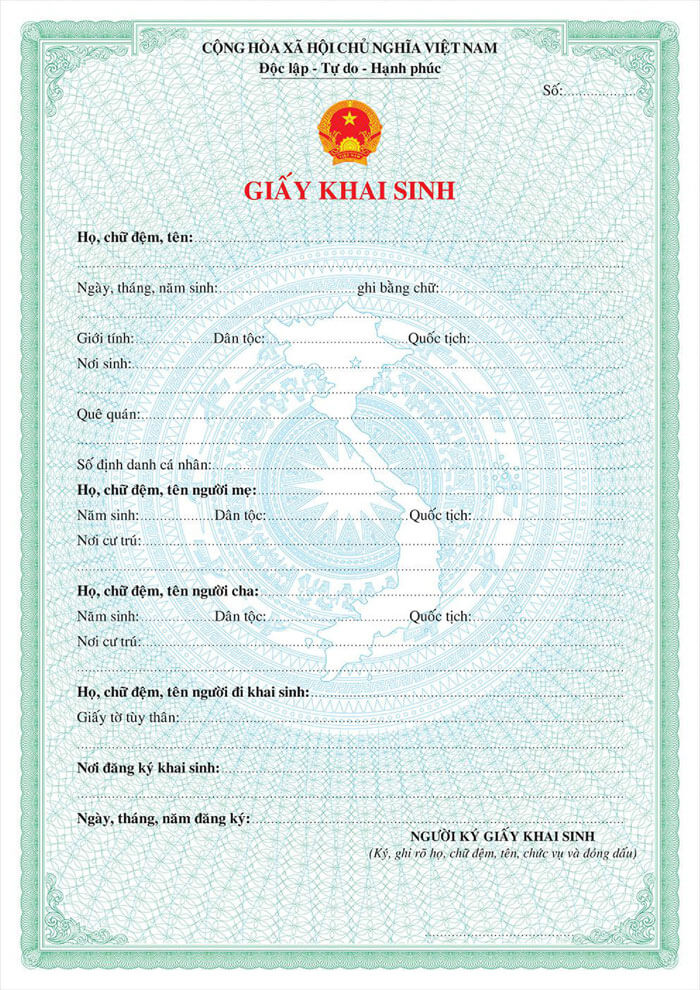
#> input picture template.jpg, 700 x 990 px
$ jupyter execute --allow-errors demo.ipynb   (shell and % lines are left out)
#> lines starting #> are read from the running program, lines starting #| are printed output that depends on the picture; after the words box and inside, x2 and y2 are one past the last pixel; in counts of white or black regions, pixels touching at a corner belong together
#> the answer given: y
#> further down, template is the input picture: shape (990, 700, 3); mean B, G, R 231.8, 234.1, 220.3
<a href="https://colab.research.google.com/github/LapTQ/handwritten_text_recognition/blob/main/demo.ipynb" target="_parent"></a>

[Open in Colab](https://colab.research.google.com/github/LapTQ/handwritten_text_recognition/blob/main/demo.ipynb)

https://excalidraw.com/#room=da5fbbdb8ae8e17a0e8d,rLBfY6UNZueKq4VnvKFRZA
https://docs.opencv.org/4.x/dc/dc3/tutorial_py_matcher.html

[cell 1]
import cv2
import numpy as np
import matplotlib.pyplot as plt

# Image alignment

[cell 2]
# [106 lines left out: functions process_for_contour, auto_detect_corners, corner_warping, trivial_corner, not called in this run]

[cell 3]
def template_alignment(img, template):
    """
    Align image using template
    :param img: np-array in OpenCV BGR format
    :param template: np-array in OpenCV BGR format
    :return: np-array in OpenCV BGR format
    """

    # chuyển về ảnh grayscale
    img_gray = cv2.cvtColor(img, cv2.COLOR_BGR2GRAY)
    template_gray = cv2.cvtColor(template, cv2.COLOR_BGR2GRAY)

    # sử dụng SIFT descriptor
    detector = cv2.SIFT_create()
    kp_img, des_img = detector.detectAndCompute(img_gray, None)
    kp_template, des_template = detector.detectAndCompute(template_gray, None)

    # tìm các cặp bằng Brute force và KNN
    matcher = cv2.BFMatcher()
    matches = matcher.knnMatch(des_img, des_template, k=2)

    # lấy ra các cặp tốt (theo bài báo của SIFT)
    good = []
    for m, n in matches:
        if m.distance < 0.75 * n.distance:
            good.append(m)

    # trựa quan hóa các cặp (không có ích gì cho hàm)
    matching_img = cv2.drawMatches(img_gray, kp_img, template_gray, kp_template, good, None, flags=cv2.DRAW_MATCHES_FLAGS_NOT_DRAW_SINGLE_POINTS)

    # tạo biến lưu tọa độ các cặp
    img_points = np.zeros((len(good), 2), dtype=np.float32)
    template_points = np.zeros((len(good), 2), dtype=np.float32)

    for i, match in enumerate(good):
        img_points[i, :] = kp_img[match.queryIdx].pt
        template_points[i, :] = kp_template[match.trainIdx].pt

    homography, mask = cv2.findHomography(img_points, template_points, cv2.RANSAC)

    H, W, D = template.shape
    img_reg = cv2.warpPerspective(img, homography, (W, H))

    return img_reg

[cell 4]
# [12 lines left out: function arrange_corners, not called in this run]

[cell 5]
img_path = 'img2.png'
img = cv2.imread(img_path)

use_corner = True

#> (the rest of this cell did not finish here and is left out)

[cell 6]
img_path = 'img9.jpg'

img = cv2.imread(img_path)
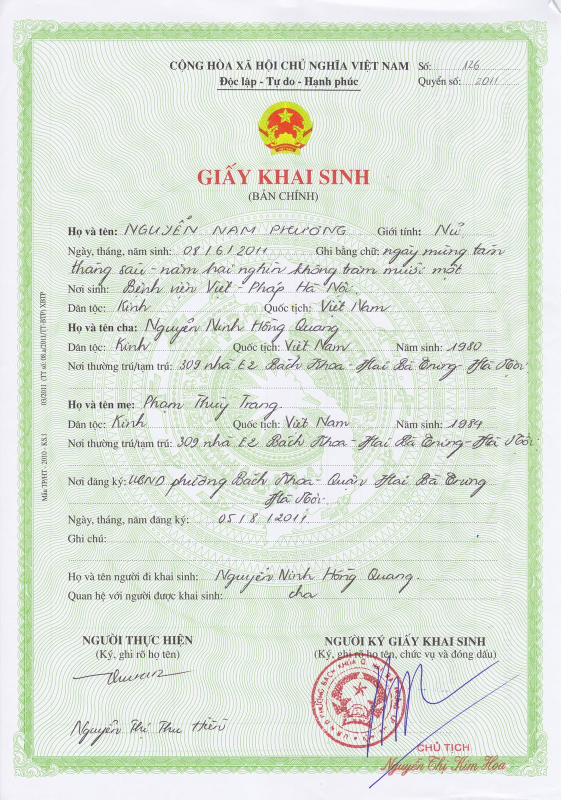
#> input picture CRAFT/data/img9.jpg, 1122 x 1600 px, found by its file name (shown at 1/2 size)
#> img is the input picture: shape (1600, 1122, 3); mean B, G, R 217.4, 228, 220.7

plt.figure(figsize=(10, 20))
plt.imshow(cv2.cvtColor(img, cv2.COLOR_BGR2RGB))
plt.show()

[cell 7]
# python3 test.py --trained_model weights/craft_mlt_25k.pth--cuda False --refine True --refiner_model weights/craft_refiner_CTW1500.pth

[cell 8]
import pickle
import matplotlib.pyplot as plt
import cv2
import numpy as np
import math

with open('CRAFT/textmap.pkl', 'rb') as f:
#> (reads CRAFT/textmap.pkl from the repository)
    textmap = pickle.load(f)
f.close()

with open('CRAFT/linkmap.pkl', 'rb') as f:
#> (reads CRAFT/linkmap.pkl from the repository)
    linkmap = pickle.load(f)
f.close()

img_h, img_w = textmap.shape

text_threshold = 0.7
link_threshold = 0.4
low_text = 0.4

def show(img, subplot=None):
    if subplot is None:
        plt.figure(figsize=(10, 20))
    else:
        if subplot == 1:
            plt.figure(figsize=(20, 20))
        plt.subplot(1, 2, subplot)
    if len(img.shape) == 2:
        plt.imshow(img, cmap='gray')
    else:
        plt.imshow(img)
    if subplot != 1:
        plt.show()

# show(textmap, 1)
# show(linkmap, 2)

# # THỬ CÁCH KHÁC: công trước khi threshold
# demo = textmap + linkmap
# demo = np.clip(demo, 0, 1) # (demo / np.max(demo))# * 255).astype(np.uint8)
# # show(demo, 1)
# ret, demo = cv2.threshold(demo, 0.8, 1, 0)
# # show(demo, 2)
# # HẾT

ret, text_score = cv2.threshold(textmap, low_text, 1, 0)
ret, link_score = cv2.threshold(linkmap, link_threshold, 1, 0)

# show(text_score, 1)
# show(link_score, 2)

text_score_comb = np.clip(text_score + link_score, 0, 1)

# nLabels: số vùng, bao gồm cả vùng 0 (background)
# labels: kích thước bằng ảnh, chứa index của vùng cho mỗi pixel
# stats: với mỗi label, đưa ra thông tin về vùng đó
# centroid: với mỗi vùng, đưa ra tâm của vùng
nLabels, labels, stats, centroids = cv2.connectedComponentsWithStats(text_score_comb.astype(np.uint8), connectivity=4)

det = []
mapper = []

demo = cv2.cvtColor(text_score_comb, cv2.COLOR_GRAY2BGR)
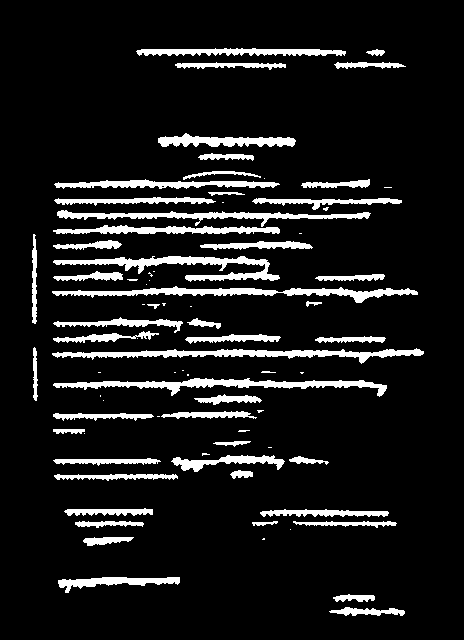
#> demo: shape (640, 464, 3) float32; values 0 (black) and 1 (white), 10.1% white; 80 white regions (29 under 20 px), largest, box (x1, y1, x2, y2) and area: (52, 348, 424, 364) 2112, (52, 286, 418, 303) 2082, (53, 378, 387, 397) 2063
# demo[:3, :3] = 1
show(demo)
for k in range(1, nLabels):
    # if stats[k, cv2.CC_STAT_AREA] < 10:
    #     demo[labels==k] = 0
    # if np.max(textmap[labels==k]) < text_threshold:
    #     demo[labels==k] = 0

    # bỏ qua cc k nếu diện tích của nó < 10
    size = stats[k, cv2.CC_STAT_AREA]
    if size < 10: continue

    # bỏ qua cc k nếu max(region score) tương ứng với nó < 0.7
    if np.max(textmap[labels==k]) < text_threshold: continue

    # tạo segmentation map CHỈ chứa các region thuộc cc thứ k
    segmap = np.zeros(textmap.shape, dtype=np.uint8)
    segmap[labels==k] = 255
    segmap[np.logical_and(link_score==1, text_score==0)] = 0   # remove link area

    # tính tọa độ của 4 góc  (chừa ra một ít)
    x, y = stats[k, cv2.CC_STAT_LEFT], stats[k, cv2.CC_STAT_TOP]
    w, h = stats[k, cv2.CC_STAT_WIDTH], stats[k, cv2.CC_STAT_HEIGHT]
    niter = int(math.sqrt(size * min(w, h) / (w * h)) * 2)
    sx, ex, sy, ey = x - niter, x + w + niter + 1, y - niter, y + h + niter + 1
    # boundary check
    if sx < 0 : sx = 0
    if sy < 0 : sy = 0
    if ex >= img_w: ex = img_w
    if ey >= img_h: ey = img_h

    # dilate các segment của từng chữ, TỐI ĐA trong vùng của 4 góc vừa tính
    kernel = cv2.getStructuringElement(cv2.MORPH_RECT,(1 + niter, 1 + niter))
    segmap[sy:ey, sx:ex] = cv2.dilate(segmap[sy:ey, sx:ex], kernel)

    # tạo bounding box (tọa độ 4 góc)
    np_contours = np.roll(np.array(np.where(segmap!=0)),1,axis=0).transpose().reshape(-1,2)
    rectangle = cv2.minAreaRect(np_contours)
    box = cv2.boxPoints(rectangle)

    # align diamond-shape
    w, h = np.linalg.norm(box[0] - box[1]), np.linalg.norm(box[1] - box[2])
    box_ratio = max(w, h) / (min(w, h) + 1e-5)
    if abs(1 - box_ratio) <= 0.1:
        l, r = min(np_contours[:,0]), max(np_contours[:,0])
        t, b = min(np_contours[:,1]), max(np_contours[:,1])
        box = np.array([[l, t], [r, t], [r, b], [l, b]], dtype=np.float32)

    # make clock-wise order
    # sau 3 lệnh này thì box có format (lt, lb, rg, rt)
    startidx = box.sum(axis=1).argmin()
    box = np.roll(box, 4-startidx, 0)
    box = np.array(box)

    det.append(box)
    mapper.append(k)

    if k == 47:
        show(segmap)
        print(box)
        cv2.rectangle(demo, (sx, sy), (ex, ey), color=(0, 255, 0))
        show(demo)
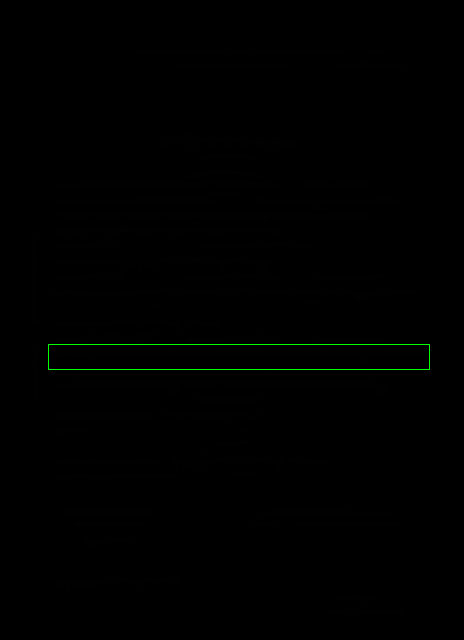
#> demo: shape (640, 464, 3) float32; 0.27% of pixels changed, all inside (x1, y1, x2, y2) = (48, 344, 430, 370)
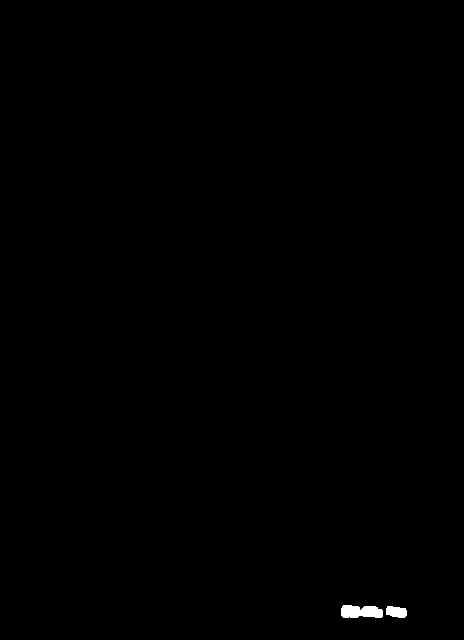
#> segmap: shape (640, 464); 0.22% white; 2 white regions, box (x1, y1, x2, y2) and area: (341, 605, 383, 618) 456, (386, 606, 407, 618) 202
#> after the loop, det = 45 items; mapper = 45 values from 1 to 83
